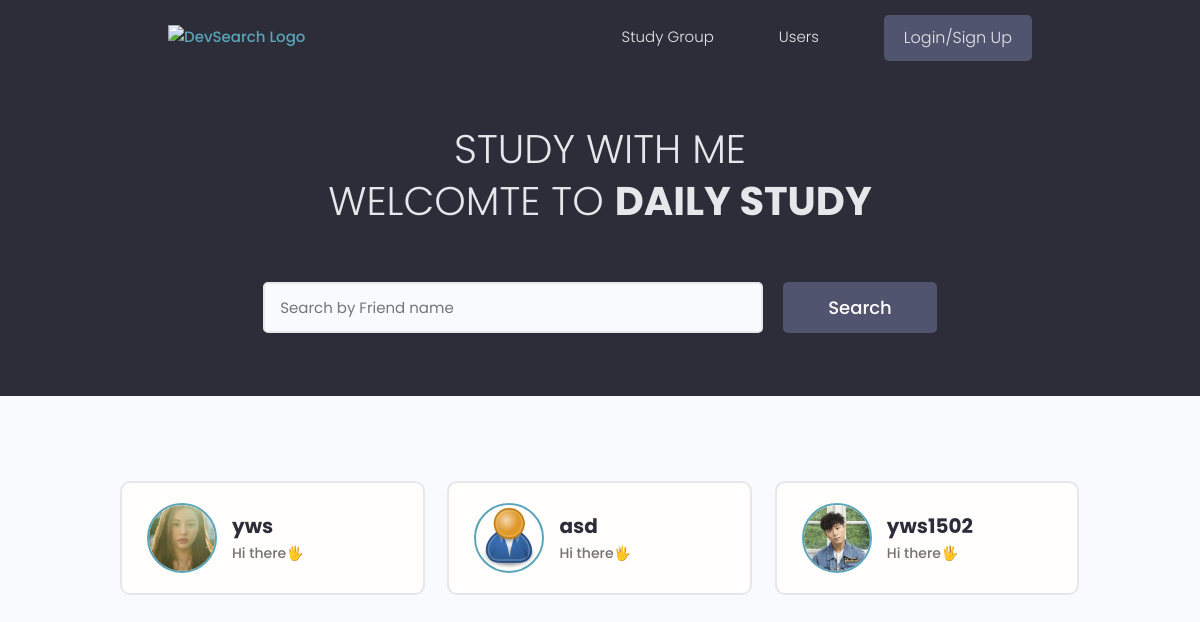
The app's page /?page=2, older data.
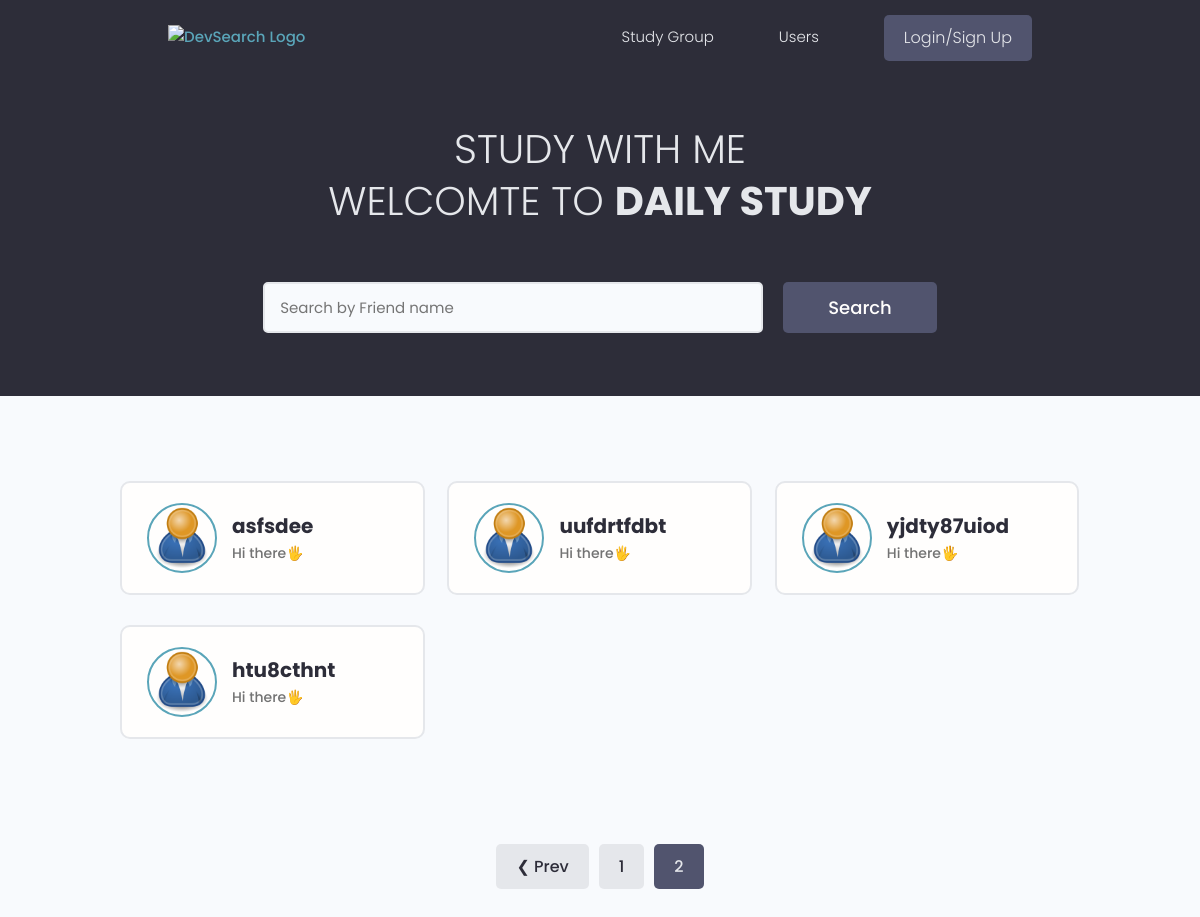
The same page, newer data.
### users/models.py (models this page shows, shortened)
class Profile(models.Model):
    owner = models.OneToOneField(User, on_delete=models.CASCADE)
    name = models.CharField(max_length=200)
    email = models.EmailField(max_length=500)
    user_name = models.CharField(max_length=200, unique=True)
    short_intro = models.TextField(max_length=500, default='Hi there🖐')
    about_me = models.TextField(max_length=500, default='네카라쿠배🛫',null=True, blank=True)
    profile_image = models.ImageField(
        null=True, blank=True, upload_to='profiles/', default='profiles/user-default.png')
    social_github = models.CharField(max_length=200, null=True, blank=True)
    social_instagram = models.CharField(max_length=200, null=True, blank=True)
    social_linkedin = models.CharField(max_length=200, null=True, blank=True)
    created = models.DateTimeField(auto_now_add=True)
    coding_start_date = models.DateField(null=True, blank=True)
    id = models.UUIDField(default=uuid4, primary_key=True, unique=True, editable=False)
    solved_count = models.IntegerField(default=0, null=True, blank=True)
    group_id = models.CharField(max_length=200, null=True, blank=True)
    group_reader = models.BooleanField(default=False)

### users/views.py (the view)
# urls.py: path('', views.profiles, name='profiles'),
def profiles(request):
    profiles, search_query = search_profile(request)
    profiles, page_range = paginator_profile(request, profiles, 4)
    context = {
        'profiles' : profiles,
        'page_range' : page_range,
        'search_query' : search_query,
    }
    return render(request, 'users/profiles.html', context)

### users/utils.py (called while the page is built)
def paginator_profile(request: object, profile: object, result: int) -> None:
  page = request.GET.get('page')
  paginator = Paginator(profile, result)
  try:
    profiles = paginator.page(page)
  except PageNotAnInteger:
    page = 1
    profiles = paginator.page(page)
  except EmptyPage:
    page = paginator.num_pages
    profiles = paginator.page(page)
  left_idx = int(page) - result
  if left_idx < 1:
    left_idx = 1
  right_idx = int(page) + result
  if right_idx > paginator.num_pages + 1:
    right_idx = paginator.num_pages + 1
  page_range = range(left_idx, right_idx)
  return profiles, page_range

def search_profile(request: object) -> None:
  search_query = ''
  if request.GET.get('search_query'):
    search_query = request.GET.get('search_query')
  profiles = Profile.objects.filter(
    Q(name__icontains = search_query) |
    Q(short_intro = search_query)
  )
  return profiles, search_query

### users/templates/users/profiles.html (shortened to what this page needs)
{% extends 'main.html' %}
{% block content %}
<main class="home">
    <section class="hero-section text-center">
        <div class="container container--narrow">
            <div class="hero-section__box">
                <h2>STUDY WITH ME</h2>
                <h2>WELCOMTE TO <span>Daily Study</span></h2>
            </div>
            <div class="hero-section__search">
                <form id="searchForm" class="form" action="{% url 'profiles' %}" method="GET">
                    <div class="form__field">
                        <input class="input input--text" id="formInput#search" type="text" name="search_query"
                            value="{{search_query}}" placeholder="Search by Friend name" />
                    </div>
                    <input class="btn btn--sub btn--lg" type="submit" value="Search" />
                </form>
            </div>
        </div>
    </section>
    <section class="devlist">
        <div class="container">
            <div class="grid grid--three">
                {% for profile in profiles %}
                    <div class="column card">
                        <div class="dev">
                            <a href="{% url 'profile' pk=profile.id %}" class="card__body">
                                <div class="dev__profile">
                                    <img class="avatar avatar--md" src="{{profile.profile_image.url}}" alt="image">
                                    <div class="dev__meta">
                                        <h3>{{profile.name}}</h3>
                                        <h5>{{profile.short_intro|slice:"60"}}</h5>
                                    </div>
                                </div>
                            </a>
                        </div>
                    </div>
                {% endfor %}
            </div>
        </div>
    </section>
    {% include 'pagination.html' with queryset=profiles page_range=page_range %}
</main>
{% endblock content %}

Row changes from the older to the newer data that the page shows:
no longer on this page (row edited): Profile: profile_image (picture), name "yws", short_intro "Hi there🖐"
no longer on this page (row unchanged): Profile: profile_image (placeholder picture), name "asd", short_intro "Hi there🖐"
no longer on this page (row unchanged): Profile: profile_image (picture), name "yws1502", short_intro "Hi there🖐"
added Profile: profile_image (placeholder picture), name "asfsdee", short_intro "Hi there🖐"
added Profile: profile_image (placeholder picture), name "uufdrtfdbt", short_intro "Hi there🖐"
added Profile: profile_image (placeholder picture), name "yjdty87uiod", short_intro "Hi there🖐"
added Profile: profile_image (placeholder picture), name "htu8cthnt", short_intro "Hi there🖐"
Text that changed along with them:
text now shown: "❮ Prev"
new list line: "1"
new list line: "2"
